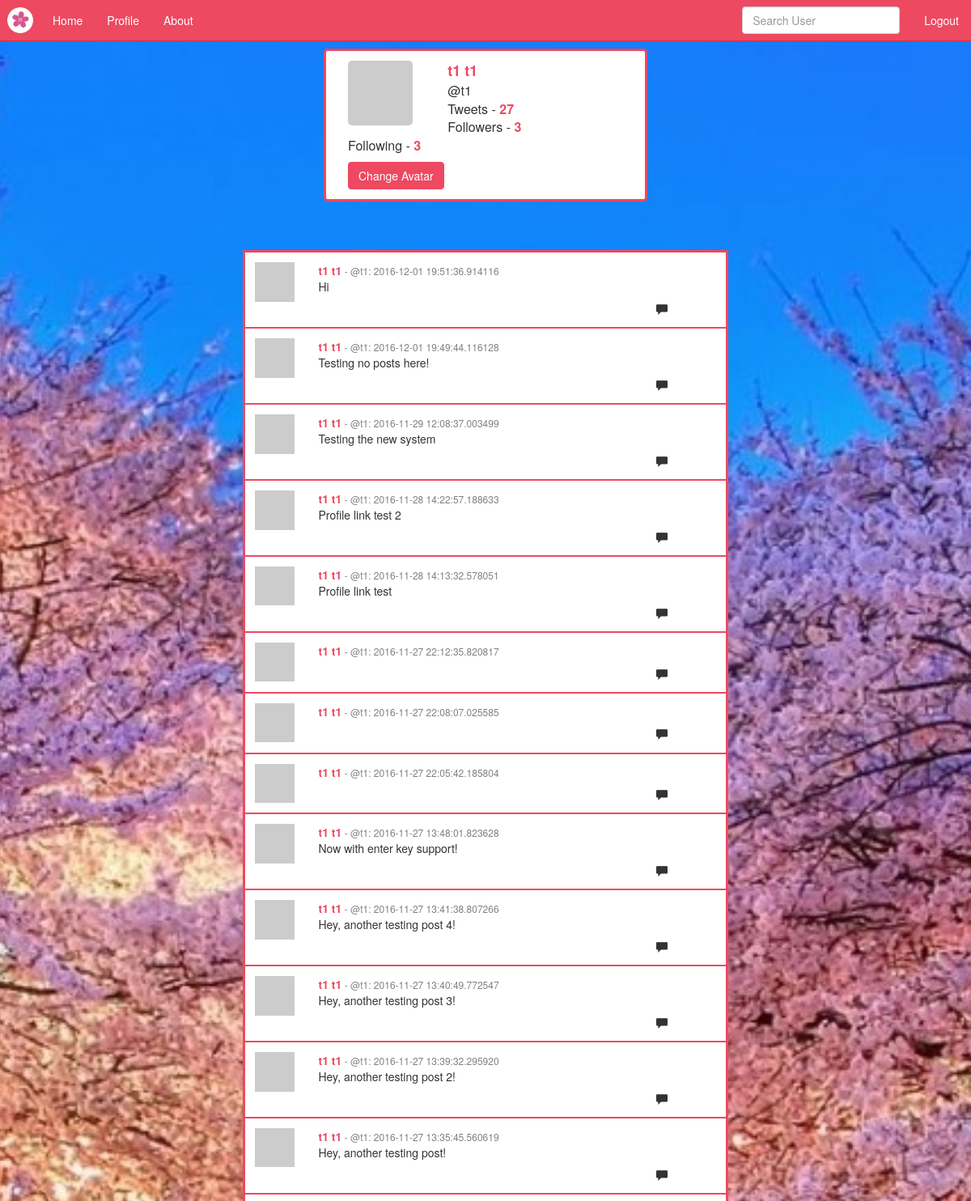
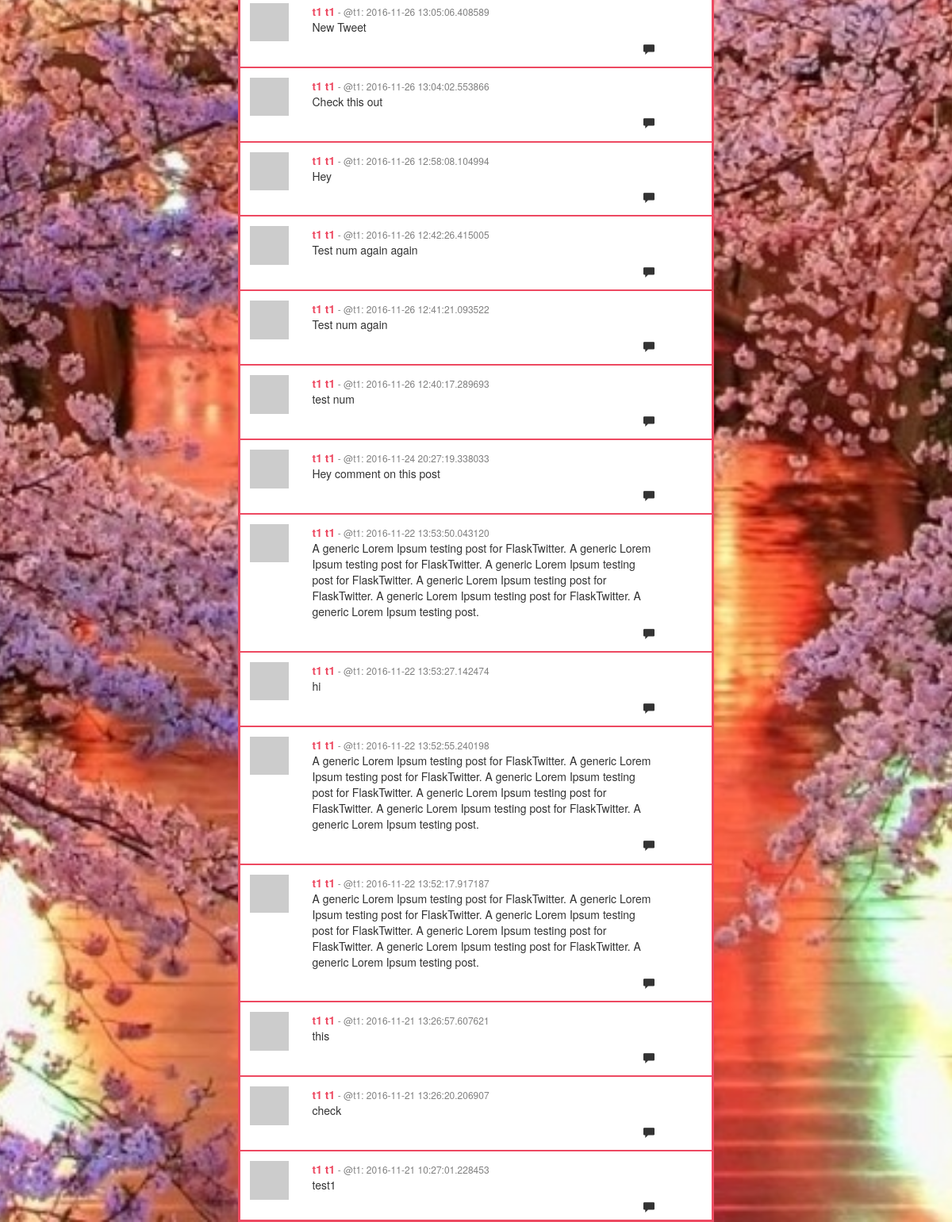
/profile/t1 (signed in), run on the app's committed database (2 pictures, top to bottom).
### app/models.py (models this page shows, shortened)
class User(db.Model):
	id = db.Column(db.Integer, primary_key=True)
	username = db.Column(db.String(16), index=True, unique=True)
	password_hash = db.Column(db.String(128), index=True)
	fName = db.Column(db.String(30), index=True)
	lName = db.Column(db.String(30), index=True)
	email = db.Column(db.String(120), index=True, unique=True)
	avatar_hash = db.Column(db.String(32), index=True)
	tweets = db.relationship('Tweet', backref='author', lazy='dynamic')
	comments = db.relationship('Comment', backref='author', lazy='dynamic')
	followed = db.relationship('User', secondary=followers, primaryjoin=(followers.c.follower_id == id), secondaryjoin=(followers.c.followed_id == id), backref=db.backref('followers', lazy='dynamic'), lazy='dynamic')
	@property
	def is_authenticated(self):
		return True
	def gravatar(self, size=100, default='identicon', rating='g'):
		if request.is_secure:
			url = 'https://secure.gravatar.com/avatar'
		else:
			url = 'http://www.gravatar.com/avatar'
		hash = self.avatar_hash or hashlib.md5(self.email.encode('utf-8')).hexdigest()
		return '{url}/{hash}?s={size}&d={default}&r={rating}'.format(url=url, hash=hash, size=size, default=default, rating=rating)

class Tweet(db.Model):
	id = db.Column(db.Integer, primary_key=True)
	body = db.Column(db.String(300))
	timestamp = db.Column(db.DateTime)
	hearts = db.Column(db.Integer)
	user_id = db.Column(db.Integer, db.ForeignKey('user.id'))
	comments = db.relationship('Comment', backref='tweet', lazy='dynamic')

### app/views.py (the view, shortened to what this page needs)
@app.route('/profile/<username>', methods=['GET', 'POST'])
@login_required
def profile(username):
	validUser = False
	for u in User.query.all():
		if u.username == username:
			validUser = True
	if not validUser:
		return redirect(url_for('error', errorType="search"))
	title = username
	user = User.query.filter_by(username=username).first()
	form = CommentForm()
	searchForm = SearchForm()
	currUser = g.user
	tweets = user.tweets.order_by(Tweet.timestamp.desc())
	firstTweet = tweets[0]
	lastTweet = tweets[-1]
	numTweets = user.tweets.count()
	followed = user.followed.count()
	if(user in currUser.followed):
		canFollow = False
	else:
		canFollow = True
	if user == None:
		return redirect(url_for('newsfeed'))
	return render_template('profile.html', title=title, user=user, currUser=currUser, form=form, searchForm=searchForm, canFollow=canFollow, tweets=tweets, firstTweet=firstTweet, lastTweet=lastTweet, numTweets=numTweets, followed=followed)

### app/forms.py
class CommentForm(Form):
	body = TextAreaField('body', validators=[DataRequired()])

class SearchForm(Form):
	username = StringField('username', validators=[DataRequired()])

### app/__init__.py (called while the page is built)
@login_manager.user_loader
def load_user(userid):
    return User.query.filter(User.id==userid).first()

### app/views.py (called while the page is built)
@app.before_request
def before_request():
    g.user = current_user

### app/templates/profile.html (shortened to what this page needs)
{% extends "baseLoggedIn.html" %}
{% block head %}
	<link rel="stylesheet" type="text/css" href="../static/css/profile.css">
{% endblock %}
{% block content %}
	<div class="container col-md-4 col-md-offset-4" id="profileContainer">
		<div class="row" id="profileRow">
			<span class="col-md-4"><img class="img-responsive profileImg" src="{{ user.gravatar(size=120) }}"></span>
			<span class="col-md-8 testSpan" id="profileName">{{ user.fName }} {{ user.lName }}</span>
			<span class="col-md-8 infoSpan" id="profileUser">@{{ user.username }}</span>
			<span class="col-md-8 infoSpan">Tweets - <span id="numInfo">{{ numTweets }}</span></span>
			<span class="col-md-8 infoSpan">Followers - <span id="numInfo">{{ followed }}</span></span>
			<span class="col-md-8 infoSpan">Following - <span id="numInfo">{{ followed }}</span></span>
		</div>
		<div class="row text-center" id="followRow">
			<span class="col-md-4 infoSpan">
				{% if user == currUser %}
					<a class="btn btn-default" href="#">Change Avatar</a>
				{% elif canFollow == True %}
					<a class="btn btn-default" href="{{ url_for('follow', username=user.username) }}">Follow</a>
				{% else %}
					<a class="btn btn-default" href="{{ url_for('unfollow', username=user.username) }}">UnFollow</a>
				{% endif %}
			</span>
		</div>
	</div>
	<div class="container col-md-6 col-md-offset-3" id="bigContainer">
	{% if not tweets %}
		<div class="FTWrapper row lastWrapper noHover" id="noPostsHere">
			<div class="row">
				<span class="col-md-12 centerText">
				{% if user == currUser %}
					<h4>No posts to display. Try making one!</h4>
				{% else %}
					<h4>This user has no posts to display!</h4>
				{% endif %}
				</span>
			</div>
		</div>
	{% else %}
		{% for tweet in tweets %}
			{% if ((tweet == lastTweet) and (tweet == firstTweet))  %}
				<div class="FTWrapper row firstWrapper lastWrapper" data-toggle="modal" data-target="#{{ 'Modal' ~ loop.index }}">
			{% elif tweet == firstTweet %}
				<div class="FTWrapper row firstWrapper" data-toggle="modal" data-target="#{{ 'Modal' ~ loop.index }}">
			{% elif tweet == lastTweet %}
				<div class="FTWrapper row lastWrapper" data-toggle="modal" data-target="#{{ 'Modal' ~ loop.index }}">
			{% else %}
				<div class="FTWrapper row" data-toggle="modal" data-target="#{{ 'Modal' ~ loop.index }}">
			{% endif %}
					<div class="row">
						<span class="col-md-1 testImgContainer"><img class="img-responsive testImg" src="{{ tweet.author.gravatar(size=100) }}"></span>
						<span class="col-md-11">
							<span class="col-md-11"><a class="nickname" href="{{ url_for('profile', username=tweet.author.username) }}"><span>{{ tweet.author.fName }} {{ tweet.author.lName }}</span></a><span class="timestamp"> - @{{ tweet.author.username }}: {{ tweet.timestamp }}</span></span>
							<span class="col-md-11">{{ tweet.body }}</span>
							<span class="col-md-11 heartRow">
								<span id="commentButtonSpan"><button type="button" class="btn btn-clear"><span class="glyphicon glyphicon-comment"></span></button></span>
							</span>
						</span>
					</div>
				</div>
			{% endfor %}
		{% endif %}
		</div>
{% endblock %}

### app/templates/baseLoggedIn.html (shortened to what this page needs)
<!DOCTYPE html>
<html>
<head>
	<link rel="stylesheet" type="text/css" href="../static/css/jquery-ui.min.css">
	<link rel="stylesheet" type="text/css" href="../static/css/jquery-ui.structure.min.css">
	<link rel="stylesheet" type="text/css" href="../static/css/bootstrap.min.css">
	<link rel="stylesheet" type="text/css" href="../static/css/navbar.css">
	{% block head %}{% endblock %}
</head>
<body>
	<nav class="navbar navbar-default navbar-fixed-top">
		<div class="container-fluid">
			<div class="navbar-header">
				<a href="{{ url_for('newsfeed') }}"><img src="../static/img/cherryBlossomIconCircle.png" id="brandIcon" class="img-circle navbar-brand"></a>
			</div>
			<ul class="nav navbar-nav">
				<li><a href="{{ url_for('newsfeed') }}">Home</a></li>
				<li><a href="{{ url_for('profile', username=user.username) }}">Profile</a></li>
				<li><a href="#">About</a></li>
			</ul>
			<ul class="nav navbar-nav navbar-right">
				<li><a href="{{ url_for('logout') }}">Logout</a></li>
			</ul>
			<form class="navbar-form navbar-right" action="" method="post" name="search" id="searchfield">
				{{ searchForm.username(size=20, class="form-control", id="searchBar", placeholder="Search User")}}
			</form>
		</div>
	</nav>
	{% block content %}
	{% endblock %}
</body>
</html>

### app/static/css/navbar.css (style rules this page uses)
.navbar-default { background-color: #ed4961; border-color: #d43048; }
.navbar-default .navbar-brand { color: #ffffff; }
.navbar-default .navbar-nav > li > a { color: #ffffff; }
.navbar-default .navbar-collapse, .navbar-default .navbar-form { border-color: #ffffff; }

### app/static/css/profile.css (style rules this page uses)
html { background: url(../img/cherryBlossomWallpaper.jpeg) no-repeat center center fixed; -webkit-background-size: cover; -moz-background-size: cover; -o-background-size: cover; background-size: cover; }
#brandIcon { padding: 25%; }
.profileImg { border-radius: 5px; }
#profileContainer { border: solid; border-color: #ED4961; padding: 1%; margin-top: 5%; background-color: white; }
#profileRow { margin: 0%; }
#numInfo { font-weight: bold; color: #ED4961; }
#profileName { color: #ED4961; font-size: 18px; font-weight: bold; }
.infoSpan { font-size: 16px; }
#bigContainer { margin-top: 5%; background-color: transparent; }
.FTWrapper { border-right: solid; border-left: solid; border-bottom: solid; border-bottom-width: 2px; border-color: #ED4961; padding-bottom: 2%; padding-top: 2%; padding-left: 2%; background-color: white; }
.container { border-radius: 5px; padding: 0; border-width: 1px; background-color: white; }
.row { margin-right: 0; margin-left: 0; }
.testImgContainer { padding: 0; }
.nickname { font-weight: bold; }
.timestamp { color: grey; font-size: 12px; }
.firstWrapper { padding-top: 2%; border-top: solid; border-color: #ED4961; }
.lastWrapper { border-bottom: solid; border-color: #ED4961; padding-bottom: 1%; }
#followRow { margin-top: 2%; }
.btn-default { background-color: #ED4961; color: white; border-color: #ED4961; margin-top: 1%; }
.heartRow { margin-top: 1%; text-align: right; font-size: 16px; }
.btn-clear { background-color: transparent; border: none; padding: 0px; }
#commentButtonSpan { margin-left: 2%; }
.nickname:link { font-weight: bold; color: #ED4961; text-decoration: none; }

### data on the page
User: fName "t1", lName "t1", username "t1"
Tweet: author.fName "t1", author.lName "t1", author.username "t1", timestamp "2016-12-01 19:51:36.914116", body "Hi"
Tweet: author.fName "t1", author.lName "t1", author.username "t1", timestamp "2016-12-01 19:49:44.116128", body "Testing no posts here!"
Tweet: author.fName "t1", author.lName "t1", author.username "t1", timestamp "2016-11-29 12:08:37.003499", body "Testing the new system"
Tweet: author.fName "t1", author.lName "t1", author.username "t1", timestamp "2016-11-28 14:22:57.188633", body "Profile link test 2"
Tweet: author.fName "t1", author.lName "t1", author.username "t1", timestamp "2016-11-28 14:13:32.578051", body "Profile link test"
Tweet: author.fName "t1", author.lName "t1", author.username "t1", timestamp "2016-11-27 22:12:35.820817"
Tweet: author.fName "t1", author.lName "t1", author.username "t1", timestamp "2016-11-27 22:08:07.025585"
Tweet: author.fName "t1", author.lName "t1", author.username "t1", timestamp "2016-11-27 22:05:42.185804"
Tweet: author.fName "t1", author.lName "t1", author.username "t1", timestamp "2016-11-27 13:48:01.823628", body "Now with enter key support!"
Tweet: author.fName "t1", author.lName "t1", author.username "t1", timestamp "2016-11-27 13:41:38.807266", body "Hey, another testing post 4!"
Tweet: author.fName "t1", author.lName "t1", author.username "t1", timestamp "2016-11-27 13:40:49.772547", body "Hey, another testing post 3!"
Tweet: author.fName "t1", author.lName "t1", author.username "t1", timestamp "2016-11-27 13:39:32.295920", body "Hey, another testing post 2!"
Tweet: author.fName "t1", author.lName "t1", author.username "t1", timestamp "2016-11-27 13:35:45.560619", body "Hey, another testing post!"
Tweet: author.fName "t1", author.lName "t1", author.username "t1", timestamp "2016-11-26 13:05:06.408589", body "New Tweet"
Tweet: author.fName "t1", author.lName "t1", author.username "t1", timestamp "2016-11-26 13:04:02.553866", body "Check this out"
Tweet: author.fName "t1", author.lName "t1", author.username "t1", timestamp "2016-11-26 12:58:08.104994", body "Hey"
Tweet: author.fName "t1", author.lName "t1", author.username "t1", timestamp "2016-11-26 12:42:26.415005", body "Test num again again"
Tweet: author.fName "t1", author.lName "t1", author.username "t1", timestamp "2016-11-26 12:41:21.093522", body "Test num again"
Tweet: author.fName "t1", author.lName "t1", author.username "t1", timestamp "2016-11-26 12:40:17.289693", body "test num"
Tweet: author.fName "t1", author.lName "t1", author.username "t1", timestamp "2016-11-24 20:27:19.338033", body "Hey comment on this post"
Tweet: author.fName "t1", author.lName "t1", author.username "t1", timestamp "2016-11-22 13:53:50.043120", body "A generic Lorem Ipsum testing post for FlaskTwitter. A generic Lorem Ipsum testing post for FlaskTwitter. A generic Lorem Ipsum testing post for FlaskTwitter. A generic Lorem Ipsum testing post for FlaskTwitter. A generic Lorem Ipsum testing post for FlaskTwitter. A generic Lorem Ipsum testing post."
Tweet: author.fName "t1", author.lName "t1", author.username "t1", timestamp "2016-11-22 13:53:27.142474", body "hi"
Tweet: author.fName "t1", author.lName "t1", author.username "t1", timestamp "2016-11-22 13:52:55.240198", body "A generic Lorem Ipsum testing post for FlaskTwitter. A generic Lorem Ipsum testing post for FlaskTwitter. A generic Lorem Ipsum testing post for FlaskTwitter. A generic Lorem Ipsum testing post for FlaskTwitter. A generic Lorem Ipsum testing post for FlaskTwitter. A generic Lorem Ipsum testing post."
Tweet: author.fName "t1", author.lName "t1", author.username "t1", timestamp "2016-11-22 13:52:17.917187", body "A generic Lorem Ipsum testing post for FlaskTwitter. A generic Lorem Ipsum testing post for FlaskTwitter. A generic Lorem Ipsum testing post for FlaskTwitter. A generic Lorem Ipsum testing post for FlaskTwitter. A generic Lorem Ipsum testing post for FlaskTwitter. A generic Lorem Ipsum testing post."
Tweet: author.fName "t1", author.lName "t1", author.username "t1", timestamp "2016-11-21 13:26:57.607621", body "this"
Tweet: author.fName "t1", author.lName "t1", author.username "t1", timestamp "2016-11-21 13:26:20.206907", body "check"
Tweet: author.fName "t1", author.lName "t1", author.username "t1", timestamp "2016-11-21 10:27:01.228453", body "test1"

### other printed values
{{ numTweets }} "27"
{{ followed }} "3"
